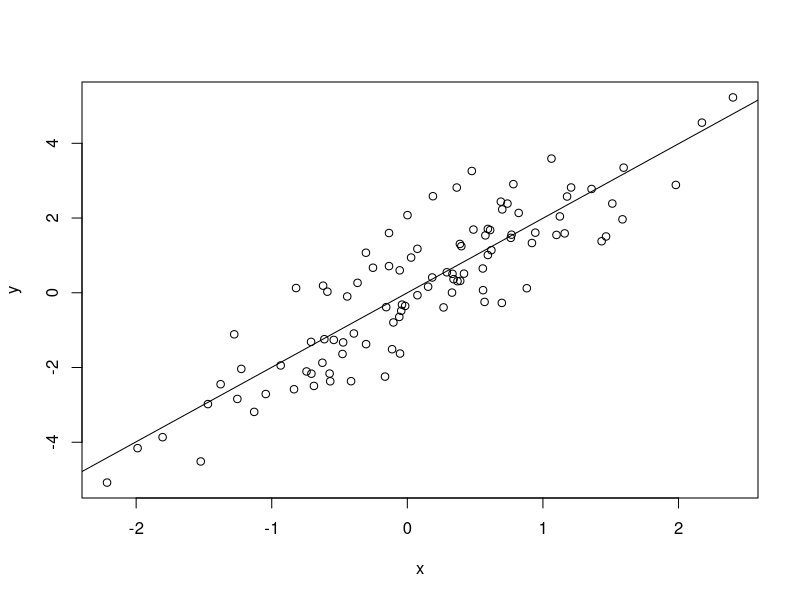

The R script that drew this image:

set.seed(1)
x=rnorm(100)
y=2*x+rnorm(100)

lm.fit = lm(y~x+0)
summary(lm.fit)

plot(x,y)
abline(lm.fit)

summary.lm(lm.fit)$coefficients

lm.fit_x_y = lm(x~y+0)
summary(lm.fit_x_y)

summary.lm(lm.fit_x_y)$coefficients

n = length(x)
X = matrix(data=x, nrow=n, ncol=1)
Y = matrix(data=y, nrow=n, ncol=1)
t = (sqrt(n-1)*sum(X*Y))/sqrt(sum(X^2)*sum(Y^2)-(sum(X*Y))^2)
print(t)

lm.fit1 = lm(y~x)
summary(lm.fit1)

lm.fit2 = lm(x~y)
summary(lm.fit2)
